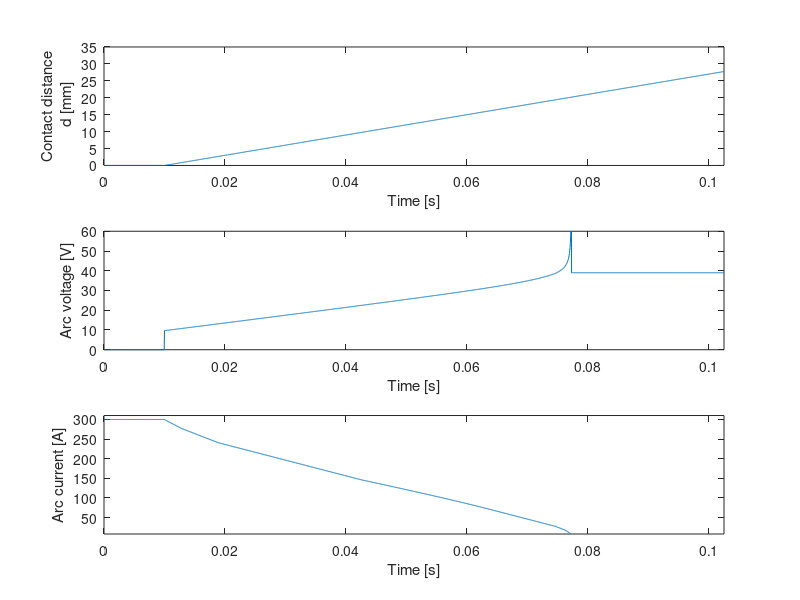

MATLAB code to generate this figure:
% SIMULATION OF AN ARC OCCURING AT CONTACT OPENING
% J. Andrea - 2015

%Clear Workspace.
clear all;
close all;
clc;

%Time vector.
N=2050;             %Length of time vector.
Te=1/20000;         %Sampling period [s].
t=Te*(0:N-1);       %Time vector t [s].

%RL circuit parameters.
R=0.12;             %Circuit resistance [Ohm].
L=1e-3;             %Circuit inductance [Henry].
Vamp=36;            %Generator voltage amplitude [V].
Vg=Vamp*ones(1,N);  %Generator voltage signal [V].

%Static arc equation Vt=F(It) parameters.
alpha=24.17;        %Parameter alpha.
Rc=30000;           %Corona, glowing or melted bridge resistance [Ohm].
beta=0.2;           %Parameter beta.
tau=0;4.5e-5;       %Arc time constant [s].

%Initialize output matrices.
Varc=zeros(1,N);    %Arc voltage [V].
Iarc=zeros(1,N);    %Arc current [A].
Iarc(1)=Vg(1)/R;    %Initial current (before openning).
Iarc(2)=Vg(2)/R;    %Initial current (before openning).

%Initialize contact distance matrix d.
%Arc length assumed to be equal to the distance d between the contacts.
Sp=300;                     %Contact opening speed.
Start=200;                  %Opening time instant index.
d=zeros(1,Start);           %Distance is null before opening.
d=[d, Sp*t(1:N-Start)];     %Distance increase linearly after opening.

%Initialize alpha parameter.
%alpha is a linear function of d.
alpha=2.*d; alpha(Start+1:N)=alpha(Start+1:N)+15;

%Vector x for static arc compution.
x=[ [-500:0.1:-0.1] [-0.1:0.0001:0.1] [0.1:0.1:500] ];
%      Rarc area         Rc area          Rarc area

%For each time instant k of vetor time (t=k*Te),
%compute arc voltage and current:
for k=3:N
    
    %Distance changes between two samples, and so does alpha
    %So we update the static arc equation for time index k
    F =@(x)alpha(k)*Rc*x./(Rc*x.*atan(beta*x)+alpha(k));

    %Update of circuit equation for time index k
    Eq =@(x)F(x)-Vg(k)+R*x+L*(x-Iarc(k-1))/Te;
    
    %Solve circuit equation for polarisation current It at time index k,
    %provide more than one solution
    indices =@(x)abs( diff( sign( Eq(x) ) ) );
    solutions=find([0 indices(x)]>=1); 
    solutions=x(solutions);
    
    %Test all the possible solutions.
    if isempty(solutions)==1       %if no solution for It:
        Iarc(k)= 0;                %there is no arc.
        
    elseif length(solutions)==1;   %if one solution for It:
        It=solutions(1);           %compute Iarc from It.          
        Iarc(k)=1/(1+tau/Te)*(It+(tau/Te)*Iarc(k-1));
        
    else    %else, we have to choose the right solution.
        
        dPmin=1e10000;       %Minimum power variation dP.
              
        %Evaluate each solutions.
        for n=1:length(solutions)
            %Compute the possible arc current Ik for solution n.
            Itk=solutions(n);
            Ik=1/(1+tau/Te)*(Itk+(tau/Te)*Iarc(k-1));

            %Compute the possible arc voltage Vk for solution n.
            Vk=Vg(k)-R*Ik-L*(Ik-Iarc(k-1))/Te;
            
            %Compute the possible power Pk for solution n.
            Pk=Vk*Ik;
            
            %Compute the real power at previous time index k-1.
            Pk_1=Varc(k-1)*Iarc(k-1);
            
            %Compute possible variation of power for solution n.
            dP=abs(Pk-Pk_1);
            
            %Choose solution n if variation of power is minimal.
            if dP<dPmin
                dPmin=dP;
                Iarc(k)=Ik;
                It=solutions(n);
            end
        end     
    end
    
    %Compute Varc from right solution It.
    Vt(k)=F(It);
    Varc(k)=1/(1+tau/Te)*(Vt(k)+(tau/Te)*Varc(k-1));

end

%Display Results.
figure,

%Plot contact distance.
subplot(3,1,1),plot(t,d);
axis([0 N*Te 0 35]);
ylabel({'Contact distance';' d [mm]'});
xlabel('Time [s]');

%Plot arc voltage.
subplot(3,1,2),plot(t,Varc);
axis([0 N*Te 0 60]);
ylabel('Arc voltage [V]');
xlabel('Time [s]');

%Plot arc current.
subplot(3,1,3),plot(t,Iarc);
axis([0 N*Te 8 310]);
ylabel('Arc current [A]');
xlabel('Time [s]');
